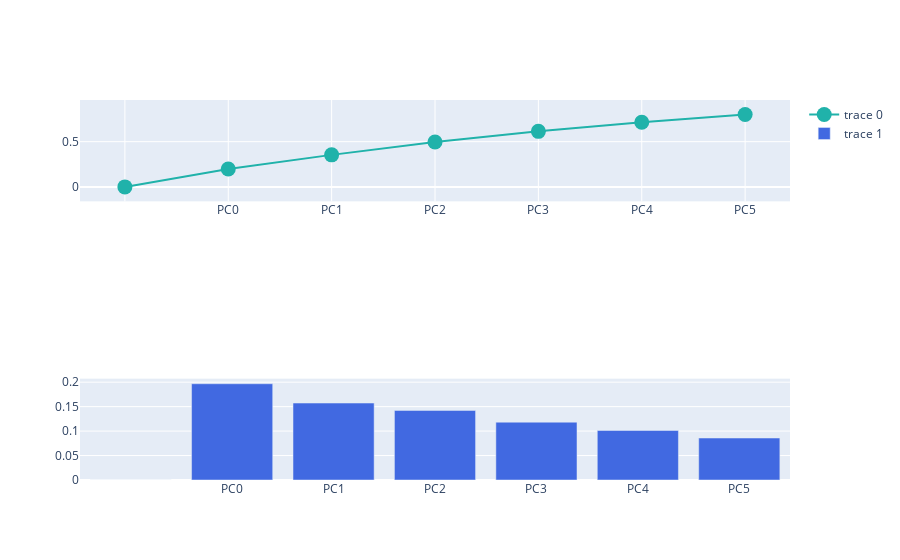

The notebook cell this image was saved under:
### Code cell
pca_sv(sv)

### Figure 1 — Plotly figure (JSON) as saved in the notebook; plotly's stock layout.template omitted (floating-point values rounded to 4 significant figures)
{"data": [{"marker": {"color": "LightSeaGreen", "size": 15}, "type": "scatter", "x": ["", "PC0", "PC1", "PC2", "PC3", "PC4", "PC5"], "xaxis": "x", "y": [0, 0.197, 0.354, 0.496, 0.614, 0.715, 0.801], "yaxis": "y"}, {"marker": {"color": "RoyalBlue"}, "type": "bar", "x": ["", "PC0", "PC1", "PC2", "PC3", "PC4", "PC5"], "xaxis": "x3", "y": [0, 0.1968, 0.1574, 0.1423, 0.1182, 0.1013, 0.08581], "yaxis": "y3"}], "layout": {"xaxis": {"anchor": "y", "domain": [0, 1]}, "xaxis2": {"anchor": "y2", "domain": [0, 1]}, "xaxis3": {"anchor": "y3", "domain": [0, 1]}, "yaxis": {"anchor": "x", "domain": [0.7333, 1]}, "yaxis2": {"anchor": "x2", "domain": [0.3667, 0.6333]}, "yaxis3": {"anchor": "x3", "domain": [0, 0.2667]}}}
